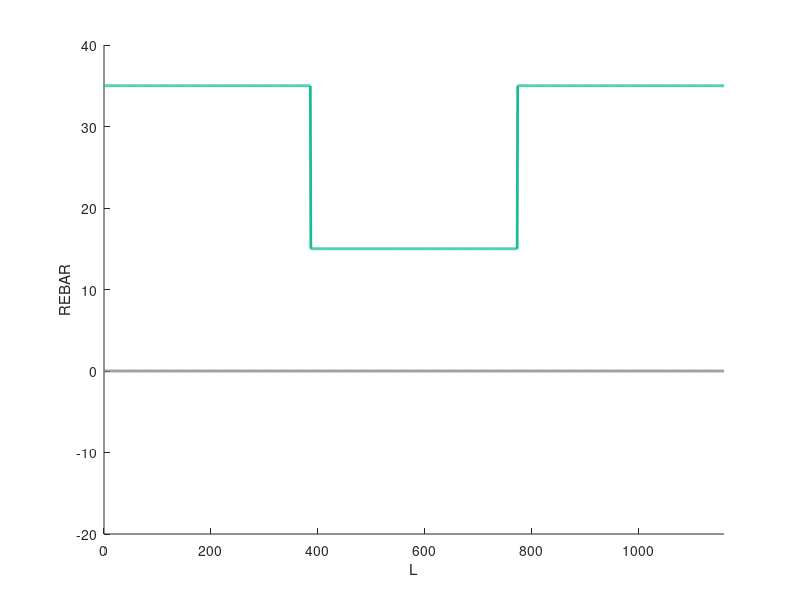
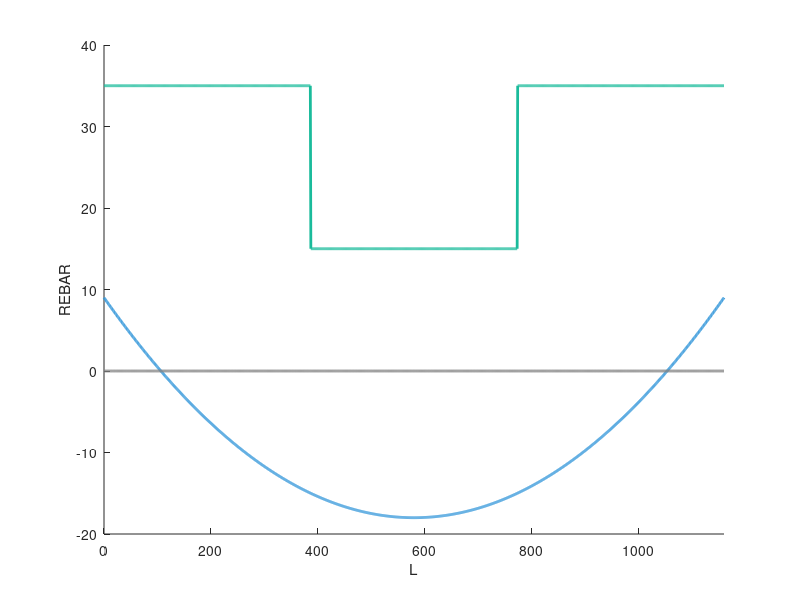
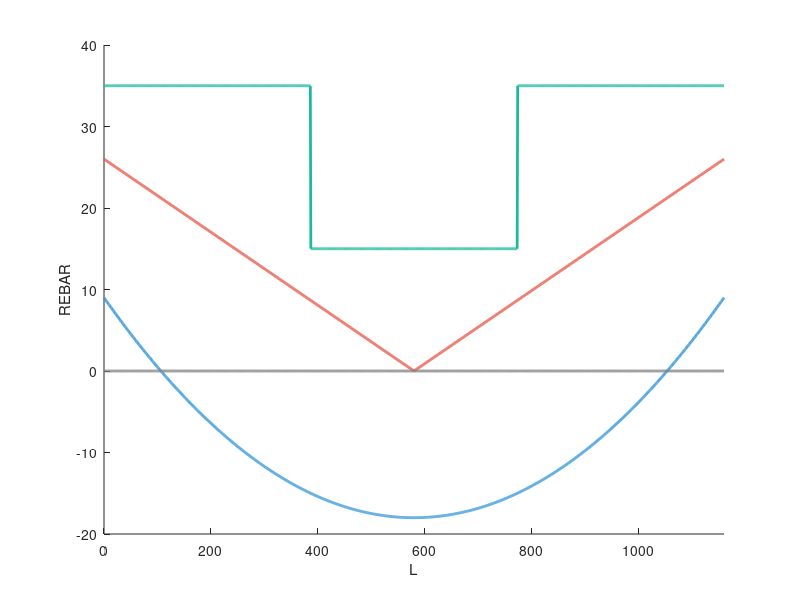
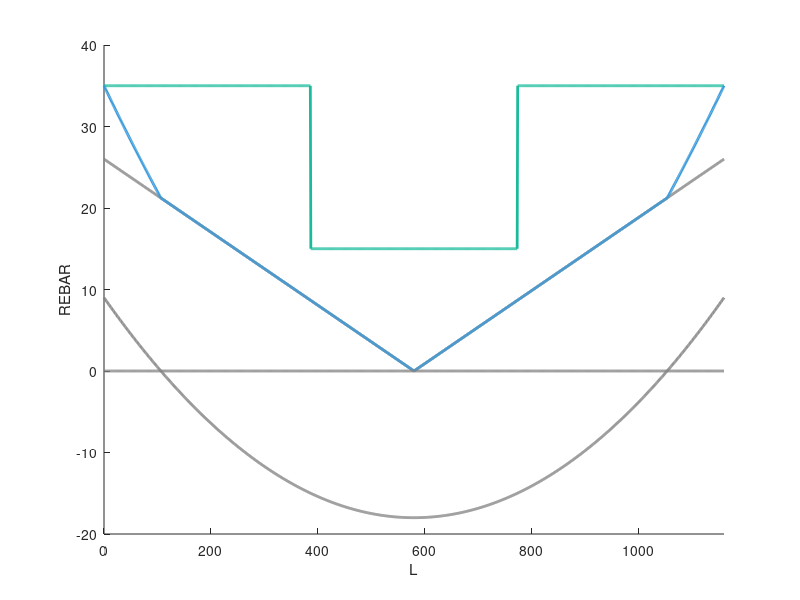

Source code (MATLAB) for these figures, in order:
clc; clear; close all;

green = [26 188 156] / 256;
blue = [52 152 219] / 256;
red = [233 88 73] / 256;
orange = [230 126 34] / 256;
gray = [0.5 0.5 0.5];
background = [247 247 247] / 256;

% totalArea = [35 15 35];

interval = 1200;

zeroLine = zeros(1, interval);

beamLength = 1160;

x = linspace(0, beamLength, interval);

initialRebar = [35 * ones(1, interval / 3), 15 * ones(1, interval / 3), 35 * ones(1, interval / 3)];

gravityLoad = 4 * 27 * (x / beamLength - 0.5) .^ 2 - 18;

lateralForce = max([26 - 2 * 26 * x / beamLength; -26 + 2 * 26 * x / beamLength]);

linearAdd = gravityLoad .* (gravityLoad > 0) + lateralForce;


multiRebarLd = [7 7 7 7 7 7 7 7 7 7 7 7 7 7 7 7 7 7 7 7 7 7 7 7 7 7 7 7 7 7 7 7 7 7 7 7 7 7 7 7 7 7 7 7 7 7 7 7 7 7 7 7 7 7 7 7 7 7 7 7 7 7 7 7 7 7 7 7 7 7 7 7 7 7 7 7 7 7 7 7 7 7 7 7 7 7 7 7 7 7 7 7 7 7 7 7 7 7 7 7 7 7 7 7 7 7 7 7 7 7 7 7 7 7 7 7 7 7 7 7 7 7 7 7 7 7 7 7 7 7 7 7 7 7 7 7 7 7 7 7 7 7 7 7 7 7 7 7 7 7 7 7 7 7 7 7 7 7 7 7 7 7 7 7 7 6 6 6 6 6 6 6 6 6 6 6 6 6 6 6 6 6 6 6 5 5 5 5 5 5 5 5 5 5 5 5 5 5 5 5 5 5 5 5 5 5 5 5 5 5 5 5 5 5 5 5 5 5 5 5 5 5 5 5 5 5 5 5 5 5 5 5 5 5 5 5 5 5 5 5 4 4 4 4 4 4 4 4 4 4 4 4 4 4 4 4 4 4 4 4 4 4 4 4 4 4 4 4 4 4 4 4 4 4 4 4 4 4 4 4 4 4 4 4 4 4 4 4 4 4 4 4 4 4 4 4 4 4 4 4 4 4 4 4 4 4 4 4 4 4 4 4 4 4 4 4 4 4 4 4 4 4 4 4 4 4 4 4 4 4 4 4 4 4 4 4 4 4 4 4 4 4 4 4 4 4 4 4 4 4 4 4 4 4 3 3 3 3 3 3 3 3 3 3 3 3 3 3 3 3 3 3 3 3 3 3 3 3 3 3 3 3 3 3 3 3 3 3 3 3 3 3 3 3 3 3 3 3 3 3 3 3 3 3 3 3 3 3 3 3 3 3 3 3 3 3 3 3 3 3 3 3 3 3 3 3 3 3 3 3 3 3 3 3 3 3 3 3 3 3 3 3 3 3 3 3 3 3 3 3 3 3 3 3 3 3 3 3 3 3 3 3 3 3 3 3 3 3 2 2 2 2 2 2 2 2 2 2 2 2 2 2 2 2 2 2 2 2 2 2 2 2 2 2 2 2 2 2 2 2 2 2 2 2 2 2 2 2 2 2 2 2 2 2 2 2 2 2 2 2 2 2 2 2 2 2 2 2 2 2 2 2 2 2 2 2 2 2 2 2 2 2 2 2 2 2 2 2 2 2 2 2 2 2 2 2 2 2 2 2 2 2 2 2 2 2 2 2 2 2 2 2 2 2 2 2 2 2 2 2 2 2 2 2 2 2 2 2 2 2 2 2 2 2 2 2 2 2 2 2 2 2 2 2 2 2 2 2 2 2 2 2 2 2 2 2 2 2 2 2 2 2 2 2 2 2 2 2 2 2 2 2 2 2 2 2 2 2 2 2 2 2 2 2 2 2 2 2 2 2 2 2 2 2 2 2 2 2 2 2 2 2 2 2 2 2 2 2 2 2 2 2 2 2 2 2 2 2 2 2 2 2 2 2 2 2 2 2 2 2 2 2 2 2 2 2 2 2 2 2 2 2 2 2 2 2 2 2 2 2 2 2 2 2 2 2 2 2 2 2 2 2 2 2 2 2 2 2 2 2 2 2 3 3 3 3 3 3 3 3 3 3 3 3 3 3 3 3 3 3 3 3 3 3 3 3 3 3 3 3 3 3 3 3 3 3 3 3 3 3 3 3 3 3 3 3 3 3 3 3 3 3 3 3 3 3 3 3 3 3 3 3 3 3 3 3 3 3 3 3 3 3 3 3 3 3 3 3 3 3 3 3 3 3 3 3 3 3 3 3 3 3 3 3 3 3 3 3 3 3 3 3 3 3 3 3 3 3 3 3 3 3 3 3 3 3 4 4 4 4 4 4 4 4 4 4 4 4 4 4 4 4 4 4 4 4 4 4 4 4 4 4 4 4 4 4 4 4 4 4 4 4 4 4 4 4 4 4 4 4 4 4 4 4 4 4 4 4 4 4 4 4 4 4 4 4 4 4 4 4 4 4 4 4 4 4 4 4 4 4 4 4 4 4 4 4 4 4 4 4 4 4 4 4 4 4 4 4 4 4 4 4 4 4 4 4 4 4 4 4 4 4 4 4 4 4 4 4 4 4 5 5 5 5 5 5 5 5 5 5 5 5 5 5 5 5 5 5 5 5 5 5 5 5 5 5 5 5 5 5 5 5 5 5 5 5 5 5 5 5 5 5 5 5 5 5 5 5 5 5 5 5 5 5 5 5 6 6 6 6 6 6 6 6 6 6 6 6 6 6 6 6 6 6 6 7 7 7 7 7 7 7 7 7 7 7 7 7 7 7 7 7 7 7 7 7 7 7 7 7 7 7 7 7 7 7 7 7 7 7 7 7 7 7 7 7 7 7 7 7 7 7 7 7 7 7 7 7 7 7 7 7 7 7 7 7 7 7 7 7 7 7 7 7 7 7 7 7 7 7 7 7 7 7 7 7 7 7 7 7 7 7 7 7 7 7 7 7 7 7 7 7 7 7 7 7 7 7 7 7 7 7 7 7 7 7 7 7 7 7 7 7 7 7 7 7 7 7 7 7 7 7 7 7 7 7 7 7 7 7 7 7 7 7 7 7 7 7 7 7 7 7 7 7 7 7 7 7 7 7 7 7 7 7 7 7 7 7 7 7];

threeRebar = [7 7 7 7 7 7 7 7 7 7 7 7 7 7 7 7 7 7 7 7 7 7 7 7 7 7 7 7 7 7 7 7 7 7 7 7 7 7 7 7 7 7 7 7 7 7 7 7 7 7 7 7 7 7 7 7 7 7 7 7 7 7 7 7 7 7 7 7 7 7 7 7 7 7 7 7 7 7 7 7 7 7 7 7 7 7 7 7 7 7 7 7 7 7 7 7 7 7 7 7 7 7 7 7 7 7 7 7 7 7 7 7 7 7 7 7 7 7 7 7 7 7 7 7 7 7 7 7 7 7 7 7 7 7 7 7 7 7 7 7 7 7 7 7 7 7 7 7 7 7 7 7 7 7 7 7 7 7 7 7 7 7 7 7 7 7 7 7 7 7 7 7 7 7 7 7 7 7 7 7 7 7 7 7 7 7 7 7 7 7 7 7 7 7 7 7 7 7 7 7 7 7 7 7 7 7 7 7 7 7 7 7 7 7 7 7 7 7 7 7 7 7 7 7 7 7 7 7 7 7 7 7 7 7 7 7 7 7 7 7 4 4 4 4 4 4 4 4 4 4 4 4 4 4 4 4 4 4 4 4 4 4 4 4 4 4 4 4 4 4 4 4 4 4 4 4 4 4 4 4 4 4 4 4 4 4 4 4 4 4 4 4 4 4 4 4 4 4 4 4 4 4 4 4 4 4 4 4 4 4 4 4 4 4 4 4 4 4 4 4 4 4 4 4 4 4 4 4 4 4 4 4 4 4 4 4 4 4 4 4 4 4 4 4 4 4 4 4 4 4 4 4 4 4 4 4 4 4 4 4 4 4 4 4 4 4 4 4 4 4 4 4 4 4 4 4 4 4 4 4 4 4 4 4 4 4 4 4 4 4 4 4 4 4 4 4 4 4 4 4 4 4 4 4 4 4 4 4 4 4 4 4 4 4 4 4 4 4 4 4 4 4 4 4 4 4 4 4 4 4 4 4 4 4 4 4 4 4 4 4 4 4 4 4 4 4 4 4 4 4 4 4 4 4 4 4 4 4 4 4 4 4 4 4 4 4 4 4 4 4 4 4 4 4 4 4 4 4 4 4 4 4 4 4 4 4 4 4 4 4 4 4 4 4 4 4 4 4 4 4 4 4 4 4 4 4 4 4 4 4 4 4 4 4 4 4 4 4 4 4 4 4 4 4 4 4 4 4 4 4 4 4 4 4 4 4 4 4 4 4 4 4 4 4 4 4 4 4 4 4 4 4 4 4 4 4 4 4 4 4 4 4 4 4 4 4 4 4 4 4 4 4 4 4 4 4 4 4 4 4 4 4 4 4 4 4 4 4 4 4 4 4 4 4 4 4 4 4 4 4 4 4 4 4 4 4 4 4 4 4 4 4 4 4 4 4 4 4 4 4 4 4 4 4 4 4 4 4 4 4 4 4 4 4 4 4 4 4 4 4 4 4 4 4 4 4 4 4 4 4 4 4 4 4 4 4 4 4 4 4 4 4 4 4 4 4 4 4 4 4 4 4 4 4 4 4 4 4 4 4 4 4 4 4 4 4 4 4 4 4 4 4 4 4 4 4 4 4 4 4 4 4 4 4 4 4 4 4 4 4 4 4 4 4 4 4 4 4 4 4 4 4 4 4 4 4 4 4 4 4 4 4 4 4 4 4 4 4 4 4 4 4 4 4 4 4 4 4 4 4 4 4 4 4 4 4 4 4 4 4 4 4 4 4 4 4 4 4 4 4 4 4 4 4 4 4 4 4 4 4 4 4 4 4 4 4 4 4 4 4 4 4 4 4 4 4 4 4 4 4 4 4 4 4 4 4 4 4 4 4 4 4 4 4 4 4 4 4 4 4 4 4 4 4 4 4 4 4 4 4 4 4 4 4 4 4 4 4 4 4 4 4 4 4 4 4 4 4 4 4 4 4 4 4 4 4 4 4 4 4 4 4 4 4 4 4 4 4 4 4 4 4 4 4 4 4 4 4 4 4 4 4 4 4 4 4 4 4 4 4 4 4 4 4 4 4 4 4 4 4 4 4 4 4 4 4 4 4 4 4 4 4 4 4 4 4 4 4 4 4 4 4 4 4 4 4 4 4 4 4 4 4 4 4 4 4 4 4 4 4 4 4 4 4 4 4 4 4 4 4 4 4 4 4 4 4 4 4 4 4 7 7 7 7 7 7 7 7 7 7 7 7 7 7 7 7 7 7 7 7 7 7 7 7 7 7 7 7 7 7 7 7 7 7 7 7 7 7 7 7 7 7 7 7 7 7 7 7 7 7 7 7 7 7 7 7 7 7 7 7 7 7 7 7 7 7 7 7 7 7 7 7 7 7 7 7 7 7 7 7 7 7 7 7 7 7 7 7 7 7 7 7 7 7 7 7 7 7 7 7 7 7 7 7 7 7 7 7 7 7 7 7 7 7 7 7 7 7 7 7 7 7 7 7 7 7 7 7 7 7 7 7 7 7 7 7 7 7 7 7 7 7 7 7 7 7 7 7 7 7 7 7 7 7 7 7 7 7 7 7 7 7 7 7 7 7 7 7 7 7 7 7 7 7 7 7 7 7 7 7 7 7 7 7 7 7 7 7 7 7 7 7 7 7 7 7 7 7 7 7 7 7 7 7 7 7 7 7 7 7 7 7 7 7 7 7 7 7 7 7 7 7 7 7 7 7 7 7 7 7 7 7 7 7 7 7 7 7 7 7];



% 1
figure;
hold on;
plot(x, initialRebar, 'Color', green, 'LineWidth', 2);
plot(x, zeroLine, 'Color', gray, 'LineWidth', 2);
title('');
xlabel('L');
ylabel('REBAR');
axis([0 1160 -20 40]);

% 2
figure;
hold on;
plot(x, initialRebar, 'Color', green, 'LineWidth', 2);
plot(x, gravityLoad, 'Color', blue, 'LineWidth', 2);
plot(x, zeroLine, 'Color', gray, 'LineWidth', 2);
title('');
xlabel('L');
ylabel('REBAR');
axis([0 1160 -20 40]);

% 3
figure;
hold on;
plot(x, initialRebar, 'Color', green, 'LineWidth', 2);
plot(x, gravityLoad, 'Color', blue, 'LineWidth', 2);
plot(x, lateralForce, 'Color', red, 'LineWidth', 2);
plot(x, zeroLine, 'Color', gray, 'LineWidth', 2);
title('');
xlabel('L');
ylabel('REBAR');
axis([0 1160 -20 40]);

% 4
figure;
hold on;
plot(x, initialRebar, 'Color', green, 'LineWidth', 2);
plot(x, gravityLoad, 'Color', gray, 'LineWidth', 2);
plot(x, lateralForce, 'Color', gray, 'LineWidth', 2);
plot(x, linearAdd, 'Color', blue, 'LineWidth', 2);
plot(x, zeroLine, 'Color', gray, 'LineWidth', 2);
title('');
xlabel('L');
ylabel('REBAR');
axis([0 1160 -20 40]);

% 5
figure;
hold on;
plot(x, initialRebar / 5, 'Color', green, 'LineWidth', 2);
plot(x, linearAdd / 5, 'Color', gray, 'LineWidth', 2);
plot(x, max(ceil(linearAdd / 5), 2), 'Color', blue, 'LineWidth', 2);
plot(x, zeroLine, 'Color', gray, 'LineWidth', 2);
title('');
xlabel('L');
ylabel('REBAR NUMBER');
axis([0 1160 -4 8]);

% 6
figure;
hold on;
plot(x, initialRebar / 5, 'Color', green, 'LineWidth', 2);
plot(x, linearAdd / 5, 'Color', gray, 'LineWidth', 2);
plot(x, max(ceil(linearAdd / 5), 2), 'Color', blue, 'LineWidth', 2);
plot(x, multiRebarLd, 'Color', red, 'LineWidth', 2);
plot(x, zeroLine, 'Color', gray, 'LineWidth', 2);
title('');
xlabel('L');
ylabel('REBAR NUMBER');
axis([0 1160 -4 8]);

% 7
figure;
hold on;
plot([beamLength beamLength] * 0.15, [-10 10], 'Color', gray, 'LineWidth', 2, 'LineStyle', '--');
plot([beamLength beamLength] * 0.4, [-10 10], 'Color', gray, 'LineWidth', 2, 'LineStyle', '--');
plot([beamLength beamLength] * 0.85, [-10 10], 'Color', gray, 'LineWidth', 2, 'LineStyle', '--');
plot([beamLength beamLength] * 0.6, [-10 10], 'Color', gray, 'LineWidth', 2, 'LineStyle', '--');
plot(x, initialRebar / 5, 'Color', green, 'LineWidth', 2);
plot(x, multiRebarLd, 'Color', gray, 'LineWidth', 2);
plot(x, threeRebar, 'Color', blue, 'LineWidth', 2);
plot(x, zeroLine, 'Color', gray, 'LineWidth', 2);
title('');
xlabel('L');
ylabel('REBAR NUMBER');
axis([0 1160 -4 8]);

